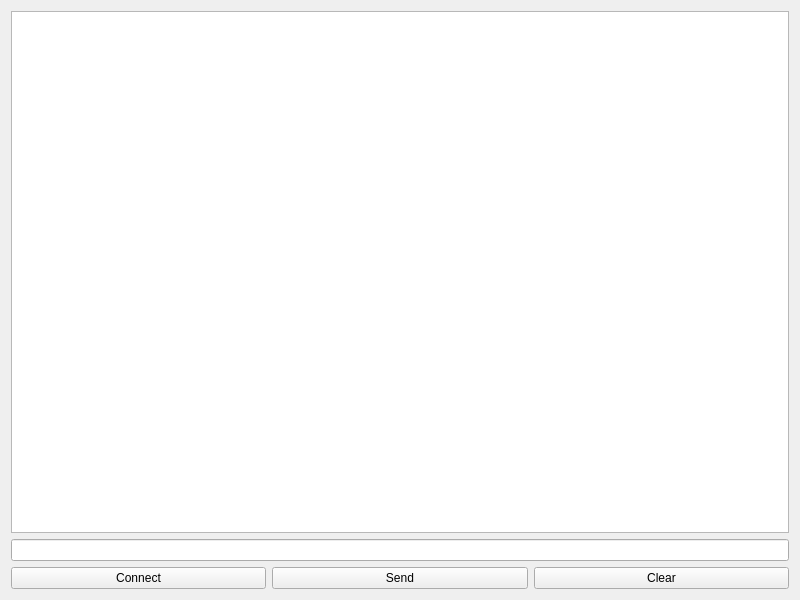
<?xml version="1.0" encoding="UTF-8"?>
<ui version="4.0">
 <class>MyTcpClient</class>
 <widget class="QWidget" name="MyTcpClient">
  <property name="geometry">
   <rect>
    <x>0</x>
    <y>0</y>
    <width>800</width>
    <height>600</height>
   </rect>
  </property>
  <property name="windowTitle">
   <string>MyTcpClient</string>
  </property>
  <layout class="QVBoxLayout" name="verticalLayout">
   <item>
    <widget class="QTextEdit" name="textEdit"/>
   </item>
   <item>
    <widget class="QLineEdit" name="lineEdit"/>
   </item>
   <item>
    <layout class="QHBoxLayout" name="horizontalLayout">
     <item>
      <widget class="QPushButton" name="pb_connect">
       <property name="text">
        <string>Connect</string>
       </property>
      </widget>
     </item>
     <item>
      <widget class="QPushButton" name="pb_send">
       <property name="text">
        <string>Send</string>
       </property>
      </widget>
     </item>
     <item>
      <widget class="QPushButton" name="pb_clear">
       <property name="text">
        <string>Clear</string>
       </property>
      </widget>
     </item>
    </layout>
   </item>
  </layout>
 </widget>
 <resources/>
 <connections/>
</ui>
